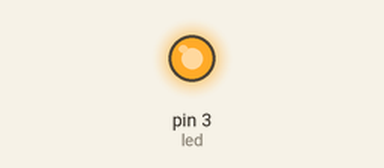
Recording of a sketch running on a simulated Arduino Uno, built with avr-gcc and run on an emulated ATmega328P. Shown: output pins drawn as LEDs (lit = HIGH).

Above: at 1.0 s.
At 5.5 s:
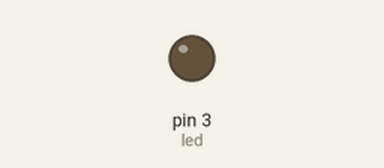
Timing chart, 0 to 6.9 s (numbered marks = the images above):
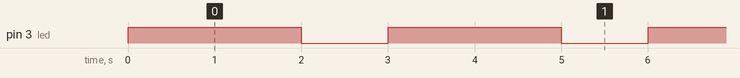

The sketch:

Blink_projeto_1.ino
```cpp
int led = 3; //defino o pino digital 3 com o nome de led

void setup() {
  pinMode(led, OUTPUT); //define o led pino 3 como uma saída

}

void loop() {
  digitalWrite(led, HIGH); //liga a saída digital led
  delay(2000); //pausa de 2segundos
  digitalWrite(led, LOW); //desliga a saída digital led
  delay(1000); //pausa de 1segundos
}
```

Measured:
- by itself, pin 3 (led): alternates HIGH for 2.0 s and LOW for 1.0 s
